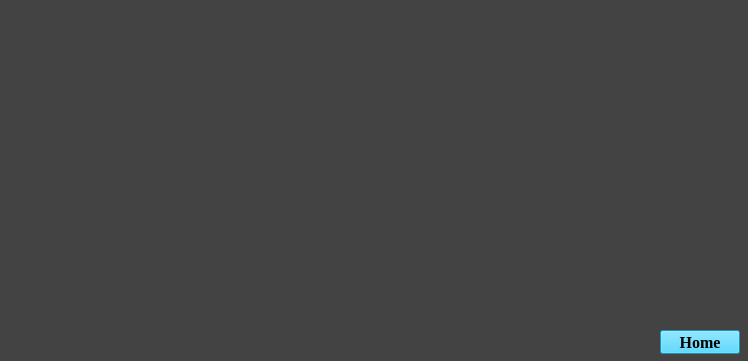
<?xml version="1.0" encoding="UTF-8"?>
<ui version="4.0">
 <class>game</class>
 <widget class="QWidget" name="game">
  <property name="geometry">
   <rect>
    <x>0</x>
    <y>0</y>
    <width>748</width>
    <height>361</height>
   </rect>
  </property>
  <property name="windowTitle">
   <string>Form</string>
  </property>
  <property name="styleSheet">
   <string notr="true">background-color: rgb(67, 67, 67);
</string>
  </property>
  <widget class="QPushButton" name="pushButton">
   <property name="geometry">
    <rect>
     <x>660</x>
     <y>330</y>
     <width>80</width>
     <height>24</height>
    </rect>
   </property>
   <property name="font">
    <font>
     <family>Times New Roman</family>
     <pointsize>12</pointsize>
     <bold>true</bold>
    </font>
   </property>
   <property name="styleSheet">
    <string notr="true">background-color: rgb(38, 208, 255);
color: rgb(0, 0, 0);</string>
   </property>
   <property name="text">
    <string>Home</string>
   </property>
  </widget>
 </widget>
 <resources/>
 <connections/>
</ui>
